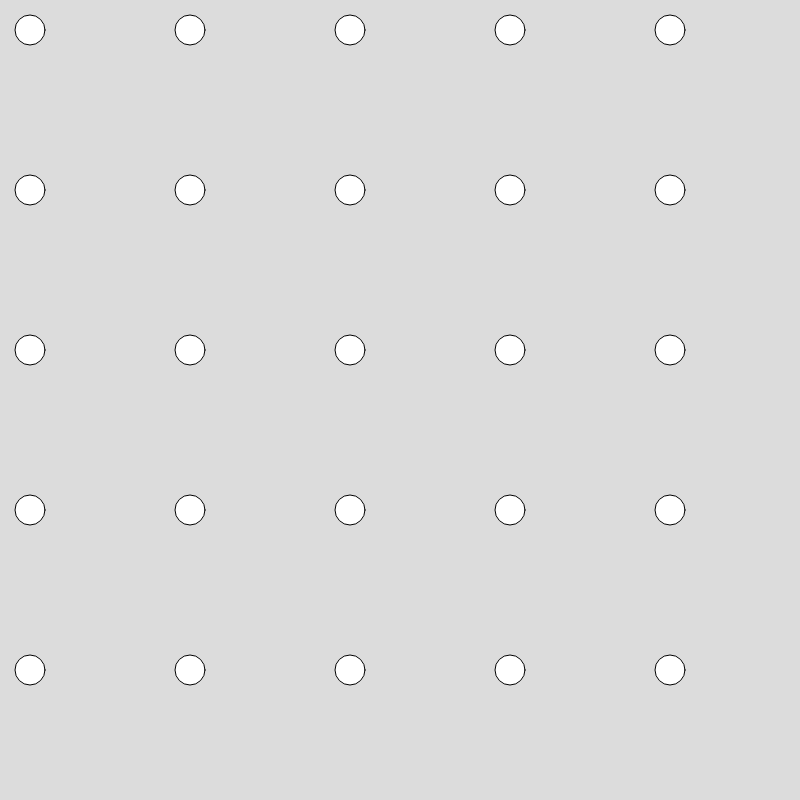
Frame 1 (no input)
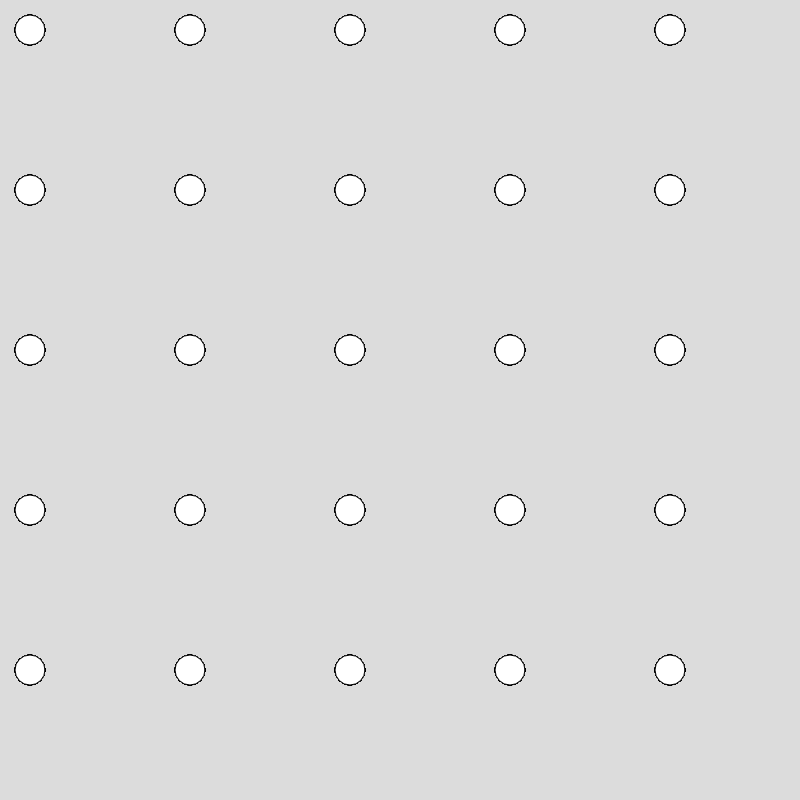
Frame 60 (no input)
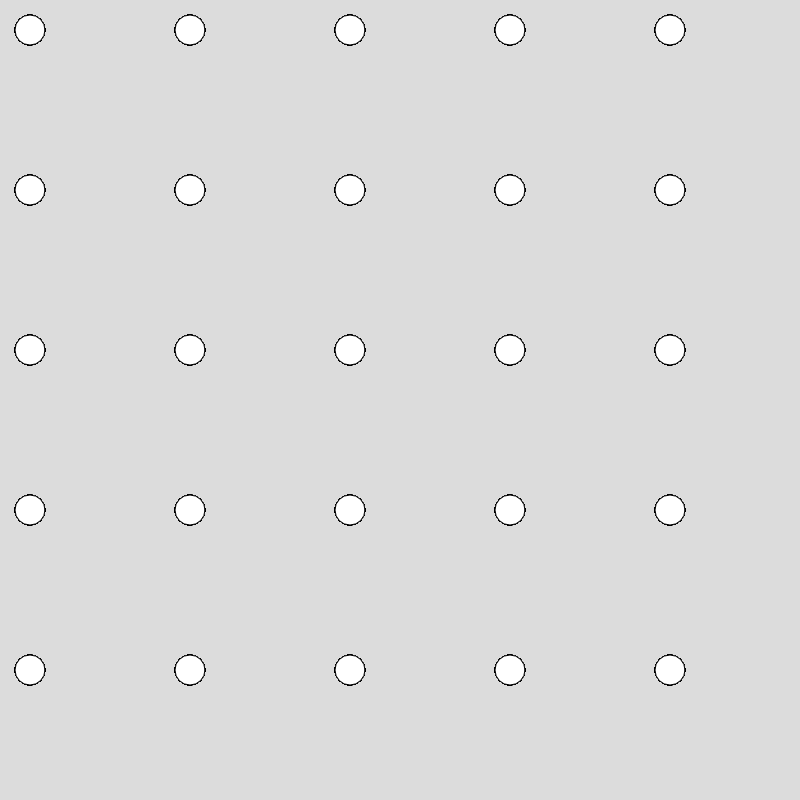
Frame 120 (the mouse pressed at the canvas centre since frame 60)

The p5.js sketch that drew these frames (run headless with seeded random() and noise() and a simulated clock; from frame 60 on, the mouse is pressed at the canvas centre):

// p5.js sketch
// ── sketch.js
function setup() {
	createCanvas(800, 800);
    background(220);
}


function draw() {
for (var x = 30; x < width; x += width / 5) { 
  for (var y = 30; y < height; y += height / 5) {
  circle(x, y, 30)
}  
}
}
  
